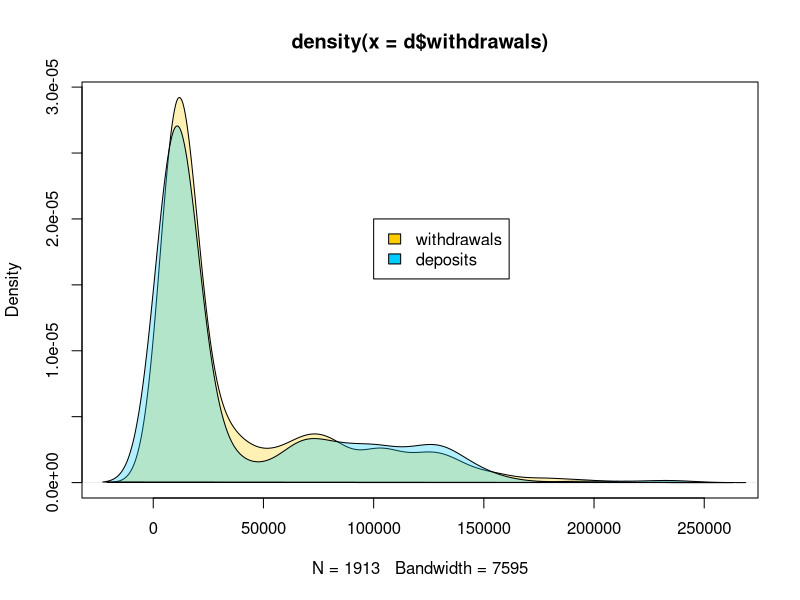
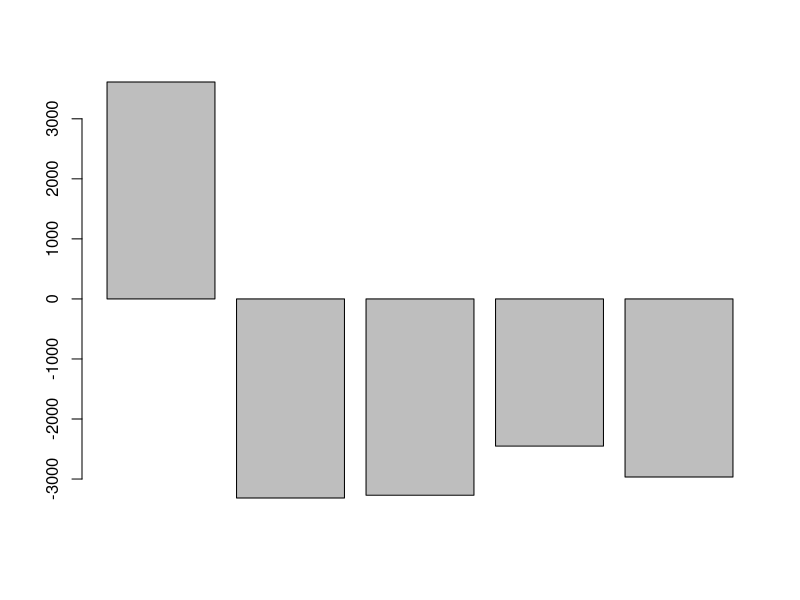

These charts were generated, in order, by the following R code: (Note: this script raises an error after producing the figures.)
library(reshape2)
library(stringr)
library(zoo)
library(scales)
library(lubridate)
library(plyr)

setwd("/Users/brian/Dropbox/code/fms-treasury-statements-analysis")
d <- read.csv("fms.day.csv", stringsAsFactors=F)

z <- function(x) {
    (x-mean(x))/sd(x)
}

plot(density(d$withdrawals), type="n")
polygon(density(d$withdrawals), col=alpha("#ffcc00", 0.3))
polygon(density(d$deposits), col=alpha("#00ccff", 0.3))
legend(x=100000, y=2.0e-05, legend=c("withdrawals", "deposits"), fill=c("#ffcc00","#00ccff"))

d$weekday <- weekdays(as.Date(d$date))
wkdy <- ddply(d, .(weekday), function(x){
    median(x$change)
    })
wkdy <- wkdy[c(2,4,5,3,1),]
barplot(wkdy$V1)
(d$withdrawals)
d$zw <- ifelse(abs(d$w_d)>2, 1, 0)
d$cw <- z(d$change)
y <- d$withdrawals
plot(x,y, type="l", lwd=0.1)
for(i in 1:nrow(d)) {
    if(d$big[i]==1) {
        abline(v=x[i], col="blue", lwd=0.5)
    }
    if(d$zw[i]==1) {
        abline(v=x[i], col="red", lwd=0.5)
    }
}